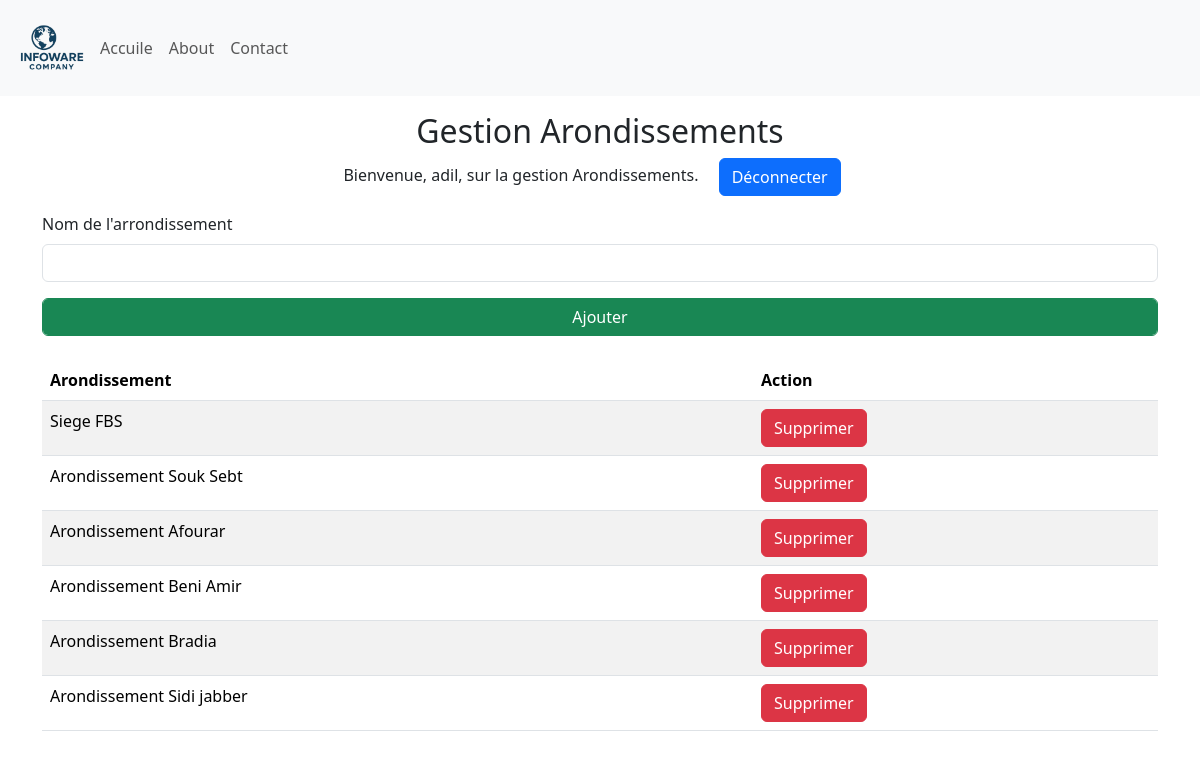
The app's page /manage_Arrondissements (signed in) with its own data.
### Site/models.py (models this page shows, shortened)
class Arondissement(db.Model):
    id = db.Column(db.Integer, primary_key=True)
    arondissement = db.Column(db.String(25), unique=True, nullable=False)
    departement = db.relationship('Departement', backref='Departement', lazy=True)

### Site/dashbord/dashbord.py (the view, shortened to what this page needs)
@dashbord.route('/manage_Arrondissements', methods=['GET', 'POST'])
def manage_Arrondissements():
    if 'user' not in session:
        return redirect(url_for('admin.admin'))
    arrondissements = Arondissement.query.all()
    return render_template('manage_Arrondissements.html', name=session['user'], arrondissements=arrondissements)

### Site/templates/manage_Arrondissements.html (shortened to what this page needs)
{% extends 'base.html' %}
{% block body %}
<div class="container-fluid">
    <div class="row">
        <div class="col-12  my-3">
            <div class="text-center">
                <h2>Gestion Arondissements </h2>
                <p>Bienvenue, {{ name }}, sur la gestion Arondissements. <a class="mx-3 btn btn-primary" href="{{ url_for('admin.logout') }}"">Déconnecter</a></p>
            </div>
            <div class="container">
                <form method="POST">
                    <div class="mb-3">
                        <label for="arrondissementName" class="form-label">Nom de l'arrondissement</label>
                        <input type="text" class="form-control" id="arrondissementName" name="arrondissementName" required>
                    </div>
                    <button type="submit" class="form-control btn btn-success">Ajouter</button>
                </form>
                <table class="table table-striped mt-4 ">
                    <thead>
                        <tr>
                          <th scope="col">Arondissement</th>
                          <th scope="col">Action</th>
                        </tr>
                      </thead>
                      <tbody>
                        {% for arrondissement in arrondissements %}
                        <tr>
                          <td>{{ arrondissement.arondissement }}</td>
                          <td>
                            <form method="POST" action="{{ url_for('dashbord.delete_arrondissement', arrondissement_id=arrondissement.id) }}" onsubmit="return confirm('Êtes-vous sûr de vouloir supprimer cet arrondissement ?');">
                                <button type="submit" class="btn btn-danger">Supprimer</button>
                            </form>
                          </td>
                        </tr>
                        {% endfor %}
                </table>
            </div>
        </div>
    </div>
</div>
{% endblock %}

### Site/templates/base.html (shortened to what this page needs)
<!DOCTYPE html>
<html lang="fr">
<head>
    <link href="https://cdn.jsdelivr.net/npm/bootstrap@5.3.8/dist/css/bootstrap.min.css" rel="stylesheet">
    <link rel="stylesheet" href={{url_for('static', filename='style.css')}}>
</head>
<body>
    <nav class="navbar navbar-expand-lg bg-light" >
        <div class="container-fluid" >
          <img width="80px" src="{{url_for('static', filename='logo.png')}}" alt="logo">
          <div class="collapse navbar-collapse" id="navbarNav">
            <ul class="navbar-nav">
              <li class="nav-item">
                <a class="nav-link"  href="{{ url_for('main.home') }}">Accuile</a>
              </li>
              <li class="nav-item">
                <a class="nav-link" href={{ url_for('about.about_page') }}>About</a>
              </li>
              <li class="nav-item">
                <a class="nav-link" href="#">Contact</a>
              </li>
            </ul>
          </div>
        </div>
      </nav>
      {% block body %}{% endblock %}
</body>
</html>

### Site/static/style.css (style rules this page uses)
* { margin: 0; padding: 0; box-sizing: border-box; }
:root { --primary-color: #0056b3; --secondary-color: #f8f9fa; --text-color: #333; --highlight-color: #007bff; }
body { font-family: 'Segoe UI', Tahoma, Geneva, Verdana, sans-serif; }

### records on screen
Arondissement: arondissement "Siege FBS"
Arondissement: arondissement "Arondissement Souk Sebt"
Arondissement: arondissement "Arondissement Afourar"
Arondissement: arondissement "Arondissement Beni Amir"
Arondissement: arondissement "Arondissement Bradia"
Arondissement: arondissement "Arondissement Sidi jabber"

### other values on screen
{{ name }} "adil"
